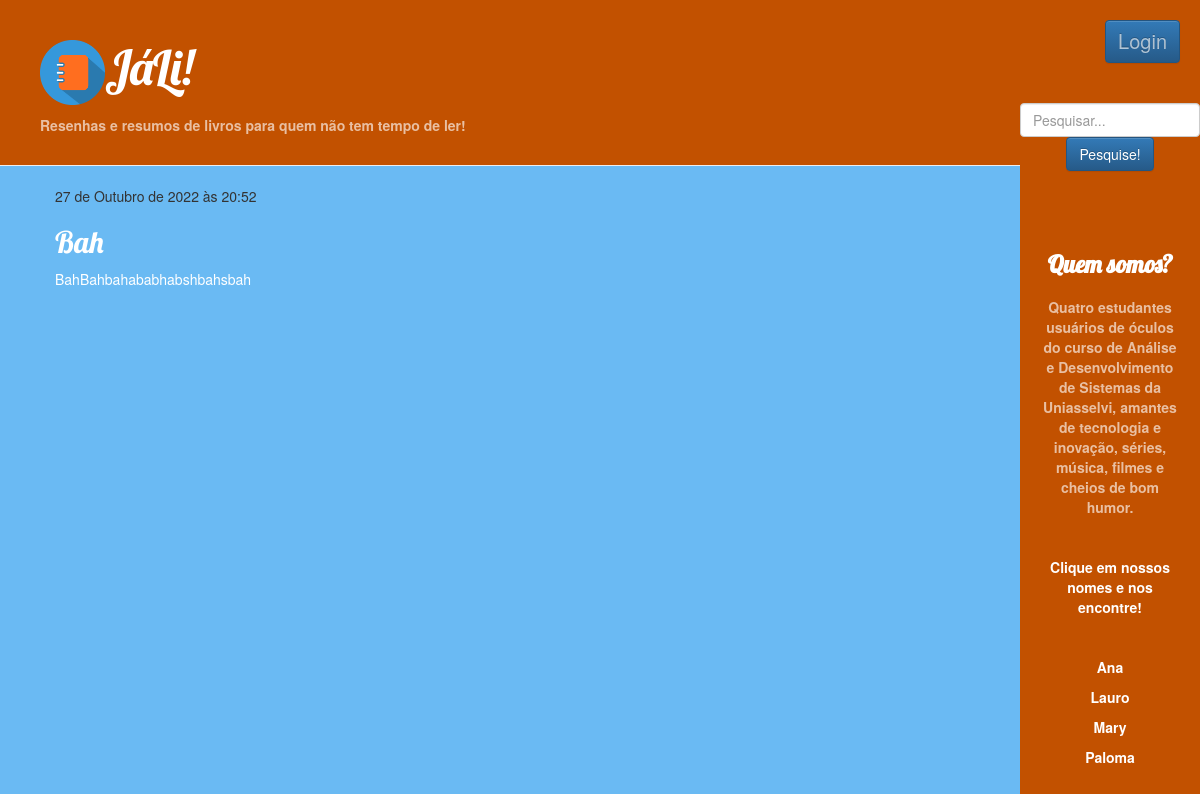
The app's page /resenha/4/ with its own data.
### home/models.py (models this page shows, shortened)
class Resenha(models.Model):
    autor = models.ForeignKey(settings.AUTH_USER_MODEL, on_delete=models.CASCADE)
    titulo = models.CharField(max_length=200)
    texto = models.TextField()
    data_criacao = models.DateTimeField(default=timezone.now)
    data_publicacao = models.DateTimeField(blank=True, null=True)

### home/views.py (the view)
# urls.py: path('resenha/<int:pk>/', views.detalhe_resenha, name='detalhe_resenha'),
def detalhe_resenha(request, pk):
    resenha = get_object_or_404(Resenha, pk=pk)
    return render(request, 'home/detalhe_resenha.html', {'resenha': resenha})

### home/templates/home/detalhe_resenha.html (shortened to what this page needs)
{% extends 'home/base.html' %}
{% block content %}
    <div class="resenha">
        {% if resenha.data_publicacao %}
            <div class="date">
                {{ resenha.data_publicacao }}
            </div>
        {% endif %}
        <h2>{{ resenha.titulo }}</h2>
        <p>{{ resenha.texto|linebreaksbr }}</p>
    </div>
{% endblock %}

### home/static/css/home.css (style rules this page uses)
body { background-color: rgb(106, 186, 243); }
h1, h2, h3, h4 { font-family: 'Lobster', cursive; }
.resenha { margin-bottom: 70px; }
.resenha h2, h2 a, .resenha h2 a:visited { color: #ffffff; }
.resenha p { color: #ffffff; }

### records on screen
Resenha: data_publicacao "27 de Outubro de 2022 às 20:52", titulo "Bah", texto "BahBahbahababhabshbahsbah"
